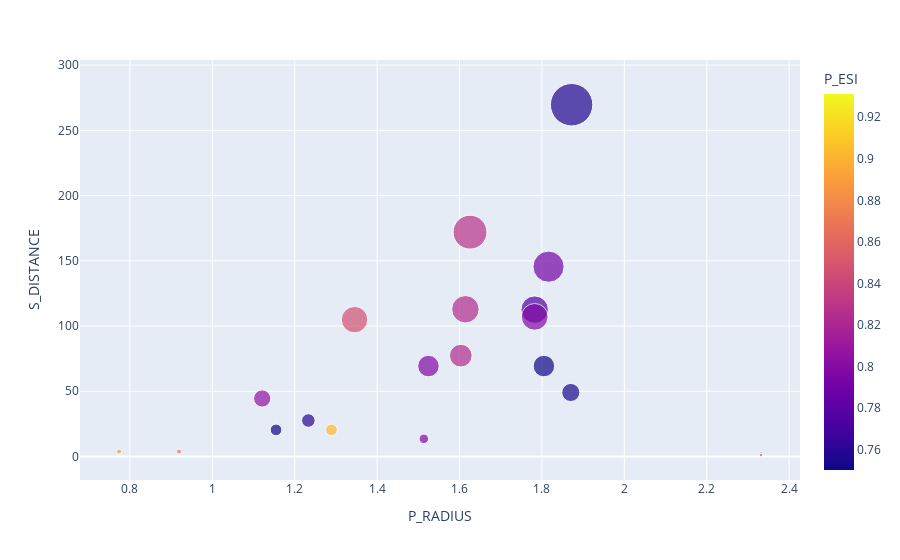

Notebook cell for this chart:
### Markdown cell above
#### ESI (INDICE DE SIMILITUD CON LA TIERRA)

### Code cell
fig = px.scatter(df.query("P_ESI > 0.75"), x="P_RADIUS", y="S_DISTANCE",
        size="S_DISTANCE", color="P_ESI", hover_name="P_NAME", log_x=False, size_max=30)
fig.show()

### Figure 1 — Plotly figure (JSON) as saved in the notebook; plotly's stock layout.template omitted (floating-point values rounded to 4 significant figures)
{"data": [{"hovertemplate": "<b>%{hovertext}</b><br><br>P_RADIUS=%{x}<br>S_DISTANCE=%{marker.size}<br>P_ESI=%{marker.color}<extra></extra>", "hovertext": ["GJ 273 b", "GJ 3323 b", "GJ 667 C c", "GJ 667 C f", "K2-3 d", "K2-72 c", "K2-72 e", "Kepler-1410 b", "Kepler-1544 b", "Kepler-1638 b", "Kepler-1652 b", "Kepler-283 c", "Kepler-296 e", "Kepler-296 f", "Kepler-438 b", "Kepler-442 b", "Kepler-445 d", "Kepler-452 b", "Kepler-62 e", "Proxima Cen b", "Ross 128 b", "TRAPPIST-1 d", "TRAPPIST-1 e", "Teegarden's Star b", "Wolf 1061 c", "K2-296 b", "GJ 1061 c", "GJ 1061 d"], "legendgroup": "", "marker": {"color": [0.8434, 0.8984, 0.778, 0.8698, 0.7975, 0.7502, 0.9029, 0.7759, 0.7978, 0.7568, 0.8233, 0.7915, 0.7964, 0.7501, 0.8056, 0.8464, 0.7591, 0.8277, 0.8235, 0.8675, 0.8047, 0.888, 0.8716, 0.9312, 0.7927, 0.755, 0.879, 0.7982], "coloraxis": "coloraxis", "size": [1.166, 1.632, 2.086, 2.086, 13.54, 20.42, 20.42, 112.6, 107.1, 269.6, 77.3, 145.5, 69.33, 69.33, 44.48, 104.9, 27.61, 172.0, 112.9, 0.3988, 1.037, 3.813, 3.813, 1.175, 1.322, 49.08, 1.132, 1.132], "sizemode": "area", "sizeref": 0.2996, "symbol": "circle"}, "mode": "markers", "name": "", "orientation": "v", "showlegend": false, "type": "scatter", "x": [2.332, 2.332, 2.332, 2.332, 1.513, 1.155, 1.289, 1.782, 1.782, 1.872, 1.603, 1.816, 1.525, 1.805, 1.121, 1.345, 1.233, 1.625, 1.614, 2.332, 2.332, 0.7735, 0.9192, 2.332, 2.332, 1.87, 2.332, 2.332], "xaxis": "x", "y": [1.166, 1.632, 2.086, 2.086, 13.54, 20.42, 20.42, 112.6, 107.1, 269.6, 77.3, 145.5, 69.33, 69.33, 44.48, 104.9, 27.61, 172.0, 112.9, 0.3988, 1.037, 3.813, 3.813, 1.175, 1.322, 49.08, 1.132, 1.132], "yaxis": "y"}], "layout": {"coloraxis": {"colorbar": {"title": {"text": "P_ESI"}}, "colorscale": [[0, "#0d0887"], [0.1111, "#46039f"], [0.2222, "#7201a8"], [0.3333, "#9c179e"], [0.4444, "#bd3786"], [0.5556, "#d8576b"], [0.6667, "#ed7953"], [0.7778, "#fb9f3a"], [0.8889, "#fdca26"], [1, "#f0f921"]]}, "legend": {"itemsizing": "constant", "tracegroupgap": 0}, "margin": {"t": 60}, "xaxis": {"anchor": "y", "domain": [0, 1], "title": {"text": "P_RADIUS"}}, "yaxis": {"anchor": "x", "domain": [0, 1], "title": {"text": "S_DISTANCE"}}}}
